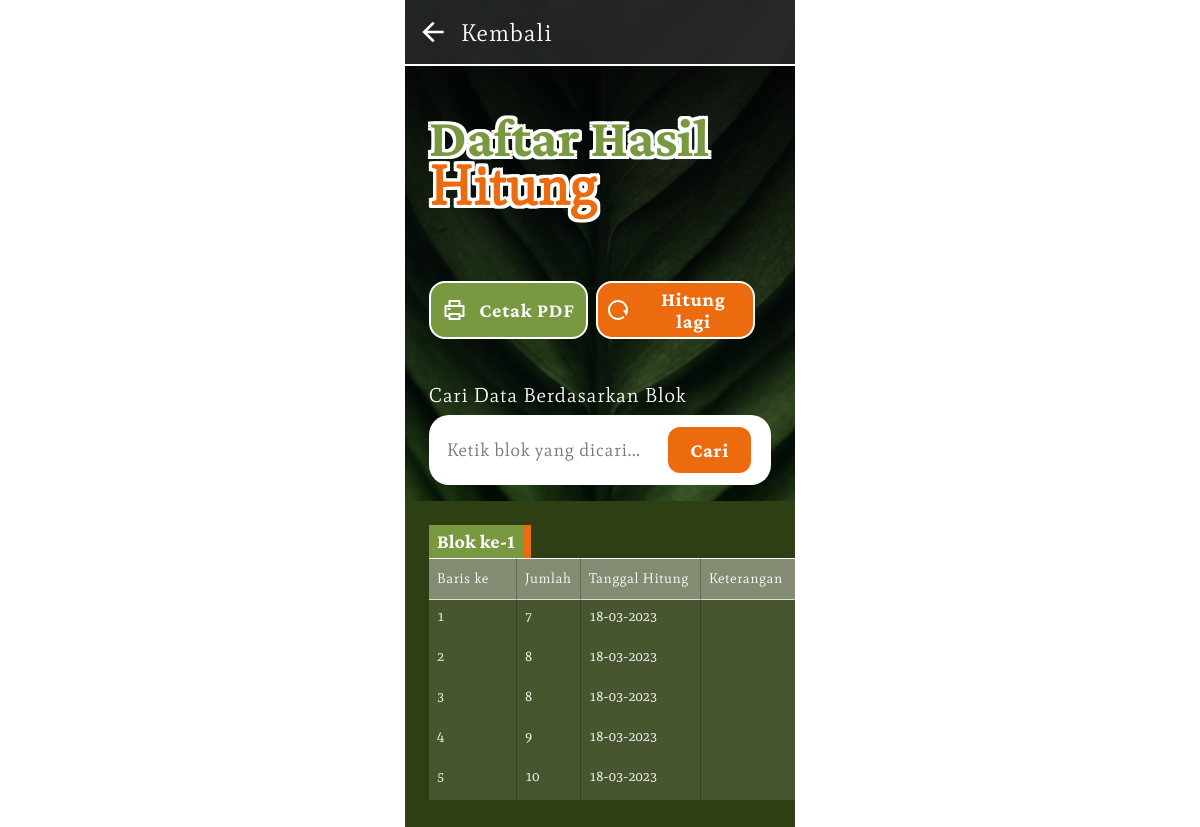
Page /views/data.php (signed in) on the committed database.
### tables this page shows
CREATE TABLE `data` (
  `id` int(11) NOT NULL,
  `blok_ke` int(11) NOT NULL,
  `baris_ke` int(11) NOT NULL,
  `jumlah` int(11) NOT NULL,
  `tanggal_hitung` date NOT NULL,
  `keterangan` text DEFAULT NULL
);

### config/connection.php (called while the page is built, shortened)
<?php
function openConnection() {
    $hostname = "localhost";
    $username = "root";
    $password = "";
    $database = "oil_palm_seeds_counter";
    $conn = new mysqli($hostname, $username, $password, $database);
    return $conn;
}

### models/DataModel.php (called while the page is built, shortened)
<?php
require_once '../config/connection.php';
class DataModel
{
    private $conn;
    public function __construct()
    {
        $this->conn = openConnection();
    }
    public function getData()
    {
        $result = $this->conn->query("SELECT * FROM data");
        $data = array();
        while ($row = $result->fetch_assoc()) {
            $data[] = $row;
        }
        return $data;
    }
}

### views/data.php (the view, shortened to what this page needs)
<!DOCTYPE html>
<html lang="en">
<head>
  <link rel="stylesheet" href="../assets/css/style.css">
</head>
<body>
  <div id="oil_body_wrap" class="oil_header_padding oil_second" style="min-height: unset !important">
    <div class="oil_header oil_wrap_header_menu">
      <a href="./count.php" style="display: inline-flex !important"><img src="../assets/images/img_icon_back.svg">Kembali</a>
    </div>
    <div class="oil_content oil_bg_leaf">
      <div>
        <h2>Daftar Hasil
          <br>
          <span>Hitung</span>
        </h2>
        <div class="oil_d_column" style="gap: 8px">
          <div>
            <a class="btn oil_btn_icon_small oil_green" href="./print-to-pdf.php"><img src="../assets/images/img_icon_print.svg">Cetak PDF</a>
          </div>
          <div>
            <a class="btn oil_btn_icon_small" href="./count.php"><img src="../assets/images/img_icon_refresh.svg">Hitung lagi</a>
          </div>
        </div>
        <label for="" style="margin-top: 44px; margin-bottom: 8px; display: block; font-family: Mate; font-size: 20px; font-weight: 400; line-height: 24px; letter-spacing: 0.04em; text-align: left;">Cari Data Berdasarkan Blok</label>
        <form id="search-form">
          <input type="text" id="search-input" placeholder="Ketik blok yang dicari...">
          <input type="submit" value="Cari" class="btn">
        </form>
        <div style="height: 16px"></div>
      </div>
    </div>
    <div id="table-container">
      <?php
      function formatDate($date)
      {
        return date('d-m-Y', strtotime($date));
      }
      require_once '../models/DataModel.php';
      $model = new DataModel();
      $data = $model->getData();
      if ($data) {
        usort($data, function ($a, $b) {
          if ($a['blok_ke'] == $b['blok_ke']) {
            return $a['baris_ke'] - $b['baris_ke'];
          } else {
            return $a['blok_ke'] - $b['blok_ke'];
          }
        });
        $currentBlok = null;
        $currentRows = array();
        foreach ($data as $row) {
          if ($row['blok_ke'] != $currentBlok) {
            $currentBlok = $row['blok_ke'];
            echo "<h3>Blok ke-" . $currentBlok . "</h3>";
            echo "<table>";
            echo "<thead>";
            echo "<tr>";
            echo "<th>Baris ke</th>";
            echo "<th>Jumlah</th>";
            echo "<th>Tanggal Hitung</th>";
            echo "<th>Keterangan</th>";
            echo "</tr>";
            echo "</thead>";
          }
          $currentRows[] = $row;
          if ($row == end($data) || $row['blok_ke'] != $data[array_search($row, $data) + 1]['blok_ke']) {
            echo "<tbody>";
            foreach ($currentRows as $currentRow) {
              echo "<tr>";
              echo "<td>" . $currentRow['baris_ke'] . "</td>";
              echo "<td>" . $currentRow['jumlah'] . "</td>";
              echo "<td>" . formatDate($currentRow['tanggal_hitung']) . "</td>";
              echo "<td>" . $currentRow['keterangan'] . "</td>";
              echo "</tr>";
            }
            echo "</tbody>";
            echo "</table>";
            $currentRows = array();
          }
        }
      } else {
        echo "<p>Belum ada data</p>";
      }
      ?>
    </div>
</body>
</html>

### views/data.php (style rules this page uses)
table { border-collapse: collapse; width: 100%; }
th, td { text-align: left; padding: 8px; border-bottom: 1px solid #ddd; }

### rows in the picture
data: blok_ke "1", baris_ke "1", jumlah "7", tanggal_hitung "18-03-2023"
data: baris_ke "5", jumlah "10", tanggal_hitung "18-03-2023"
data: baris_ke "2", jumlah "8", tanggal_hitung "18-03-2023"
data: baris_ke "3", jumlah "8", tanggal_hitung "18-03-2023"
data: baris_ke "4", jumlah "9", tanggal_hitung "18-03-2023"
